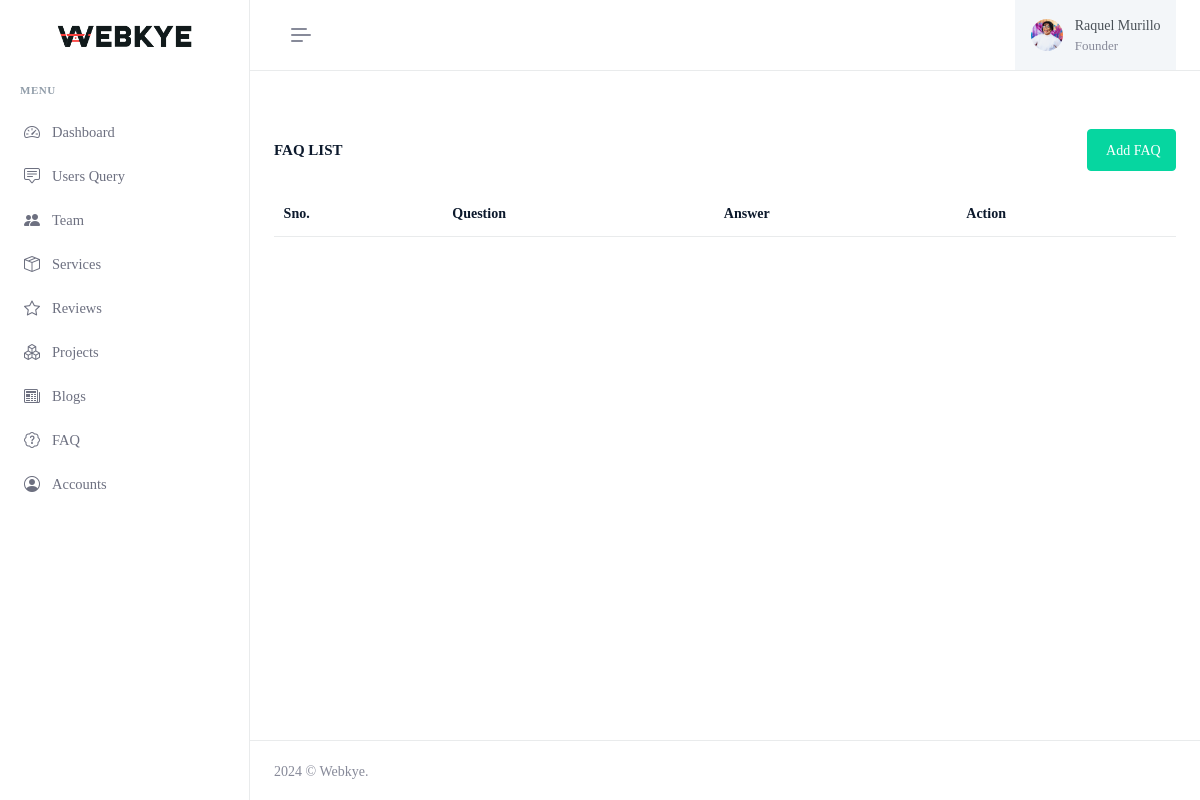
The page /admin/faq.php (signed in) on the database as committed earlier.
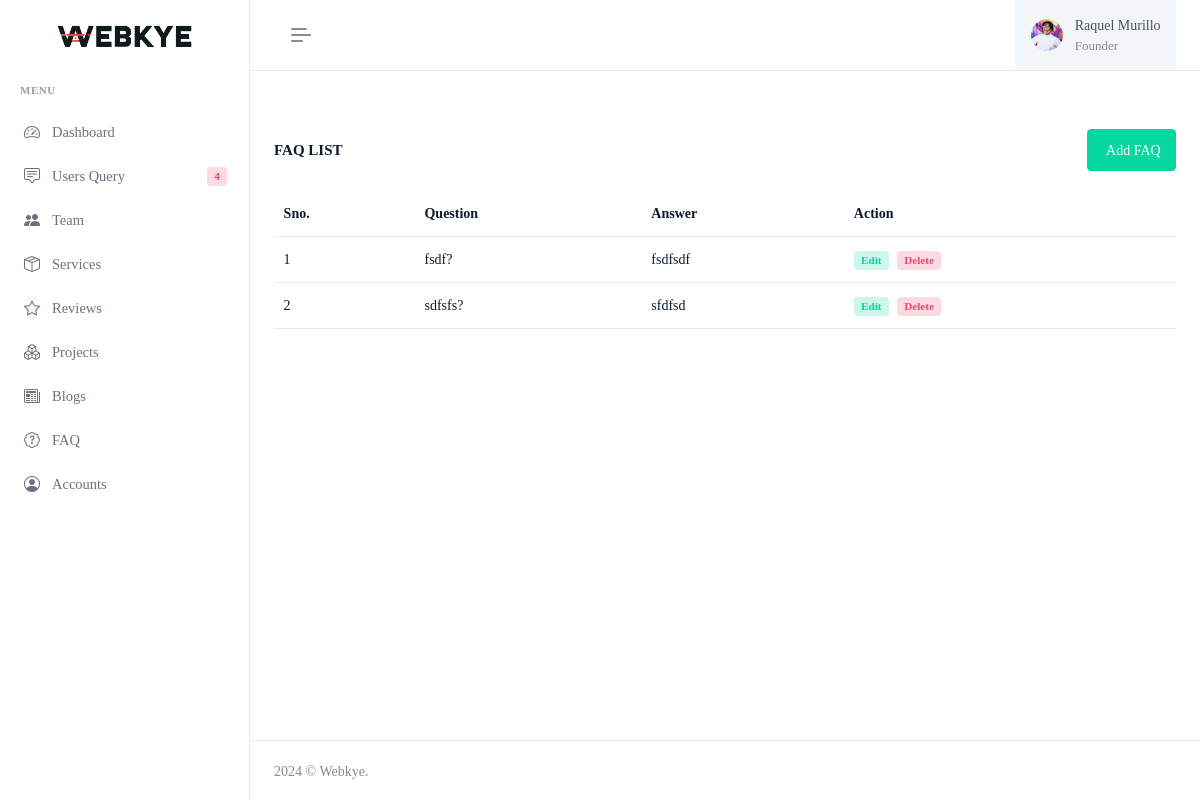
The same page on the database as committed later.
### tables this page shows
CREATE TABLE `faq` (
  `id` int(11) NOT NULL,
  `question` text NOT NULL,
  `answer` text NOT NULL
);

### admin/faq.php (the view, shortened to what the changed rows need)
<?php
include ("includes/connection.php");
?>
<!doctype html>
<html lang="en" data-layout="vertical" data-topbar="light" data-sidebar="light" data-sidebar-size="lg"
    data-sidebar-image="none" data-preloader="disable" data-body-image="none">
<head>
    <?php include ('includes/head.php') ?>
</head>
<body>
    <div id="layout-wrapper">
        <?php include ("includes/sidebar.php") ?>
        <div class="main-content">
            <div class="page-content">
                <div class="container-fluid">
                    <div class="row">
                        <div class="col-xl-12 col-lg-12">
                            <div id="product-list" class="gridjs-border-none mb-4">
                                <table class="table">
                                    <thead>
                                        <th>
                                            Sno.
                                        </th>
                                        <th>
                                            Question
                                        </th>
                                        <th>
                                            Answer
                                        </th>
                                        <th>
                                            Action
                                        </th>
                                    </thead>
                                    <tbody>
                                        <?php
                                        $sql = mysqli_query($conn, "SELECT * FROM `faq` ORDER BY `id` DESC");
                                        $sno = 1;
                                        while ($row = mysqli_fetch_assoc($sql)) {
                                            ?>
                                            <tr>
                                                <td>
                                                    <?php echo $sno ?>
                                                </td>
                                                <td>
                                                    <?php echo $row['question'] ?>
                                                </td>
                                                <td>
                                                    <?php echo $row['answer'] ?>
                                                </td>
                                                <td>
                                                    <ul class="hstack gap-2 list-unstyled mb-0">
                                                        <li>
                                                            <a href="add-faq?id=<?php echo $row['id'] ?>"
                                                                class="badge bg-success-subtle text-success">Edit</a>
                                                        </li>
                                                        <li>
                                                            <a href="?type=delete&id=<?php echo $row['id'] ?>"
                                                                class="badge bg-danger-subtle text-danger">Delete</a>
                                                        </li>
                                                    </ul>
                                                </td>
                                            </tr>
                                            <?php $sno++;
                                        } ?>
                                    </tbody>
                                </table>
                            </div>
                        </div>
                    </div>
                </div>
            </div>
        </div>
    </div>
</body>
</html>

### admin/includes/sidebar.php (shortened to what the changed rows need)
<div class="app-menu navbar-menu">
    <div id="scrollbar">
        <div class="container-fluid">
            <ul class="navbar-nav" id="navbar-nav">
                <li class="nav-item">
                    <a href="users-query" class="nav-link menu-link"> <i class="bi bi-chat-square-text"></i>
                        <span data-key="t-users-list">Users Query</span>
                        <?php
                        $mail = mysqli_fetch_assoc(mysqli_query($conn, "SELECT COUNT(*) AS `unread` FROM `contact_form` WHERE `status` = 0"));
                        if ($mail['unread'] > 0) { ?>
                            <span class="badge badge-pill bg-danger-subtle text-danger " data-key="t-hot">
                                <?php echo $mail['unread'] ?>
                            </span>
                        <?php }
                        ?>
                    </a>
                </li>
            </ul>
        </div>
    </div>
</div>

Rows that differ between the two databases and show on the page:
added faq: question "fsdf?", answer "fsdfsdf"
added faq: question "sdfsfs?", answer "sfdfsd"
Other text that changed with them:
$mail['unread']: (not shown) → "4"
